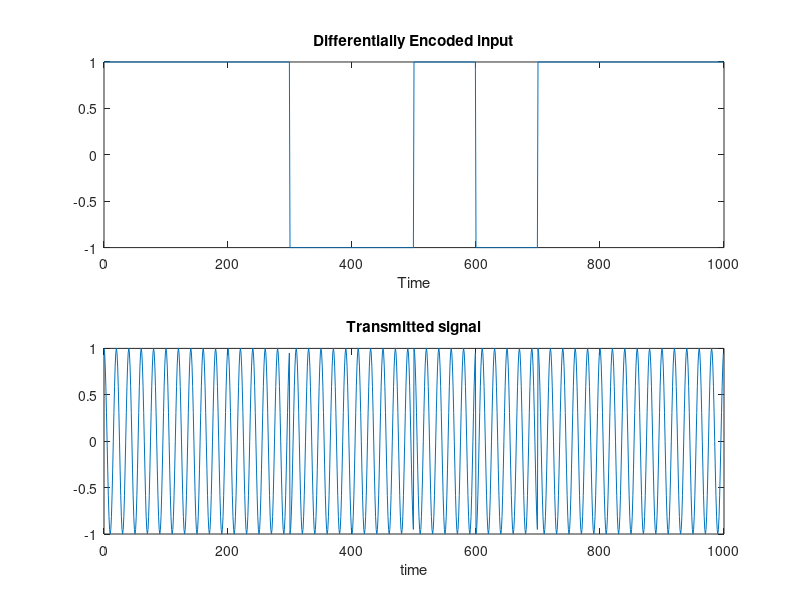

Recreate this plot in MATLAB.
clear all
close all
clc

% Transmitter 

bitstream = randn(1,10)>0              % Generating a bitstream to be transmitted
dk = zeros(1,length(bitstream));

dk(1) = not(xor(bitstream(1),1));       % Generating DPSK of the first bit with 1
for i = 2:length(bitstream)
    dk(i) = not(xor(bitstream(i),dk(i-1)));   % Generating DPSK of rest of the bitstream
end

% To create the line code
linecode = repelem(dk,100);                                 % Replicating each bit 100 times
linecode = 2*linecode-1;       % Converting to a Polar Linecode

%Plotting the linecode
t = 0:(100*length(bitstream)-1);            %Creating time axis.
subplot(2,1,1)
plot(t,linecode)
xlabel('Time');
title('Differentially Encoded input');

n = 5;                                      % No. of cycles in one time period (100 samples = 1 time Period).
cosine = cos(2*pi*n*t/100);


trans = (linecode.*cosine);                 % Multiplying Line code with cosine wave.
subplot(2,1,2)
plot(t,trans)
xlabel('time');
title('Transmitted signal');

% Receiver
trans(1)=not(trans(1));
rece = (trans);                               % Received signal = Transmitted signal.
m = [cos(2*pi*n*(0:99)/100), rece(1:end-100)];  % delayed signal;
m = rece.*m;                                % received signal multiplied by delayed signal
rb = buffer(m,100) ;                        % integrator
rb = sum(rb,1);                    
rb = rb>0;                                 % threshold detector

display('received bits')
display(rb)